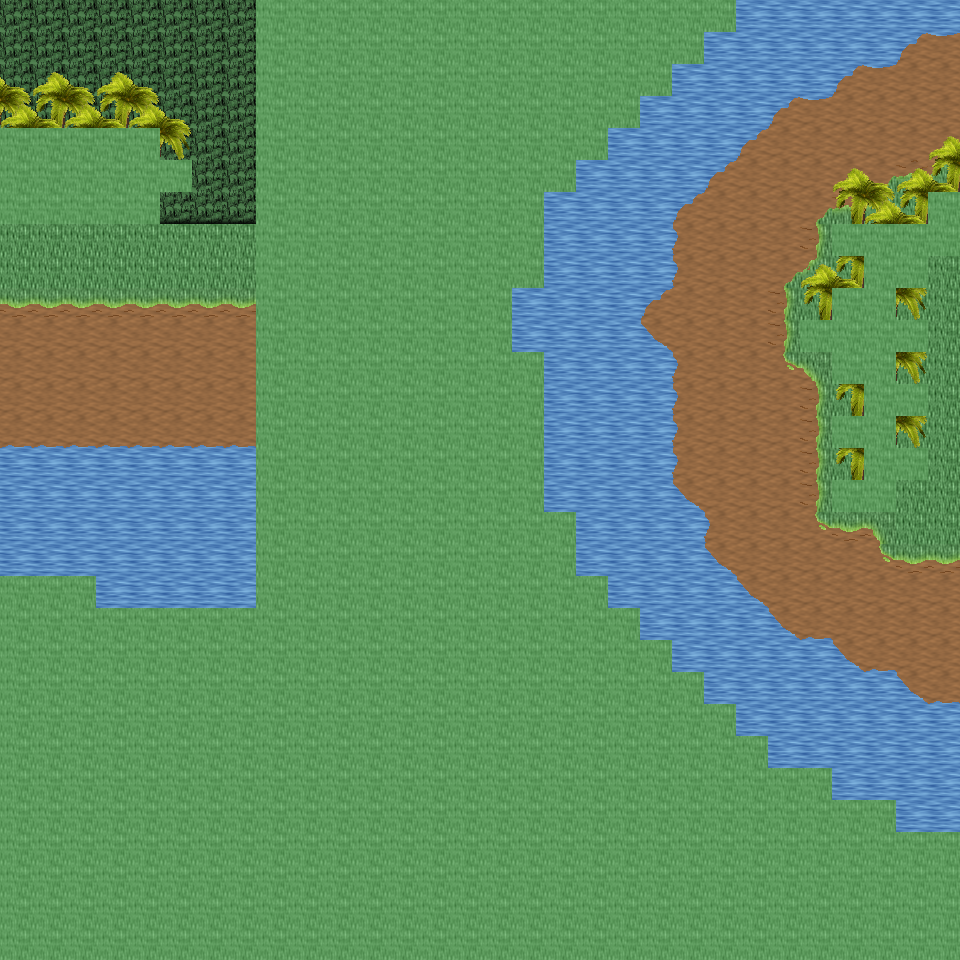

Below is a game level as drawn by its tile map, then a one-line description and the .tmx that defines it (tile-layer data replaced by summaries):
An orthogonal 30x30 tile map with 32x32 px tiles, 6 tile layers (Ground, Object, Object2, Above, ...), 23 tilesets and 4 objects (4x mapExit).

<map version="1.0" orientation="orthogonal" renderorder="right-down" width="30" height="30" tilewidth="32" tileheight="32" nextobjectid="5">
  <tileset firstgid="1" name="tileset_ground_ground" tilewidth="32" tileheight="32" tilecount="33" columns="3">
    <image source="../drawable/tileset_ground_ground.png" width="96" height="352" />
  </tileset>
  <tileset firstgid="34" name="tileset_ground_water_pool" tilewidth="32" tileheight="32" tilecount="72" columns="3">
    <image source="../drawable/tileset_ground_water_pool.png" width="96" height="768" />
  </tileset>
  <tileset firstgid="106" name="tileset_ground_water_pool_corners" tilewidth="32" tileheight="32" tilecount="72" columns="3">
    <image source="../drawable/tileset_ground_water_pool_corners.png" width="96" height="768" />
  </tileset>
  <tileset firstgid="178" name="tileset_ground_grass_edges" tilewidth="32" tileheight="32" tilecount="36" columns="12">
    <image source="../drawable/tileset_ground_grass_edges.png" width="384" height="96" />
  </tileset>
  <tileset firstgid="214" name="tileset_ground_grass_corners" tilewidth="32" tileheight="32" tilecount="24" columns="6">
    <image source="../drawable/tileset_ground_grass_corners.png" width="192" height="128" />
  </tileset>
  <tileset firstgid="238" name="tileset_plant_tree_palm_tree" tilewidth="32" tileheight="32" tilecount="6" columns="2">
    <image source="../drawable/tileset_plant_tree_palm_tree.png" width="64" height="96" />
  </tileset>
  <tileset firstgid="244" name="tileset_logic_creature_animal" tilewidth="32" tileheight="32" tilecount="32" columns="8">
    <image source="../drawable/tileset_logic_creature_animal.png" width="256" height="128" />
  </tileset>
  <tileset firstgid="276" name="tileset_logic_collision" tilewidth="32" tileheight="32" tilecount="1" columns="1">
    <image source="../drawable/tileset_logic_collision.png" width="32" height="32" />
  </tileset>
  <tileset firstgid="277" name="tileset_plant_bush_various_small" tilewidth="32" tileheight="32" tilecount="9" columns="3">
    <image source="../drawable/tileset_plant_bush_various_small.png" width="96" height="96" />
  </tileset>
  <tileset firstgid="286" name="tileset_item_corpse_huge_animal" tilewidth="32" tileheight="32" tilecount="16" columns="2">
    <image source="../drawable/tileset_item_corpse_huge_animal.png" width="64" height="256" />
  </tileset>
  <tileset firstgid="302" name="tileset_object_tent" tilewidth="32" tileheight="32" tilecount="9" columns="3">
    <image source="../drawable/tileset_object_tent.png" width="96" height="96" />
  </tileset>
  <tileset firstgid="311" name="tileset_furniture_light_iron_lamp" tilewidth="32" tileheight="32" tilecount="3" columns="1">
    <image source="../drawable/tileset_furniture_light_iron_lamp.png" width="32" height="96" />
  </tileset>
  <tileset firstgid="314" name="tileset_furniture_light_flames" tilewidth="32" tileheight="32" tilecount="6" columns="6">
    <image source="../drawable/tileset_furniture_light_flames.png" width="192" height="32" />
  </tileset>
  <tileset firstgid="320" name="tileset_logic_creature_amazon" tilewidth="32" tileheight="32" tilecount="16" columns="8">
    <image source="../drawable/tileset_logic_creature_amazon.png" width="256" height="64" />
  </tileset>
  <tileset firstgid="336" name="tileset_logic_item_fruits" tilewidth="32" tileheight="32" tilecount="16" columns="8">
    <image source="../drawable/tileset_logic_item_fruits.png" width="256" height="64" />
  </tileset>
  <tileset firstgid="352" name="tileset_plant_pineapple_plant" tilewidth="32" tileheight="32" tilecount="6" columns="2">
    <image source="../drawable/tileset_plant_pineapple_plant.png" width="64" height="96" />
  </tileset>
  <tileset firstgid="358" name="tileset_ground_grass_2" tilewidth="32" tileheight="32" tilecount="21" columns="3">
    <image source="../drawable/tileset_ground_grass_2.png" width="96" height="224" />
  </tileset>
  <tileset firstgid="379" name="tileset_light_dim_yellow_light_7x5" tilewidth="32" tileheight="32" tilecount="35" columns="7">
    <image source="../drawable/tileset_light_dim_yellow_light_7x5.png" width="224" height="160" />
  </tileset>
  <tileset firstgid="414" name="tileset_light_yellow_light_5x5" tilewidth="32" tileheight="32" tilecount="25" columns="5">
    <image source="../drawable/tileset_light_yellow_light_5x5.png" width="160" height="160" />
  </tileset>
  <tileset firstgid="439" name="tileset_building_huts" tilewidth="32" tileheight="32" tilecount="338" columns="26">
    <image source="../drawable/tileset_building_huts.png" width="832" height="416" />
  </tileset>
  <tileset firstgid="777" name="tileset_item_firewood" tilewidth="32" tileheight="32" tilecount="12" columns="3">
    <image source="../drawable/tileset_item_firewood.png" width="96" height="128" />
  </tileset>
  <tileset firstgid="789" name="tileset_logic_creature_spider" tilewidth="32" tileheight="32" tilecount="3" columns="3">
    <image source="../drawable/tileset_logic_creature_spider.png" width="96" height="32" />
  </tileset>
  <tileset firstgid="792" name="tileset_logic_creature_reptile" tilewidth="32" tileheight="32" tilecount="7" columns="7">
    <image source="../drawable/tileset_logic_creature_reptile.png" width="224" height="32" />
  </tileset>
  <layer name="Ground" width="30" height="30">
    <data>[900 cells, 900 non-empty, 11 distinct tile ids]</data>
  </layer>
  <layer name="Object" width="30" height="30">
    <data>[900 cells, 106 non-empty, 15 distinct tile ids]</data>
  </layer>
  <layer name="Object2" width="30" height="30">
    <data>[900 cells, 22 non-empty, 2 distinct tile ids]</data>
  </layer>
  <layer name="Above" width="30" height="30">
    <data>[900 cells, 47 non-empty, 4 distinct tile ids]</data>
  </layer>
  <layer name="Above2" width="30" height="30">
    <data>[900 cells, 9 non-empty, 2 distinct tile ids]</data>
  </layer>
  <layer name="Walkable" width="30" height="30">
    <data>[900 cells, 520 non-empty, 1 distinct tile ids]</data>
  </layer>
  <objectgroup name="MapEvents">
    <object id="1" name="north" type="mapExit" x="0" y="0" width="256" height="32">
      <properties>
        <property name="map" value="level_0_x260_y27" />
        <property name="x" value="0" />
        <property name="y" value="28" />
      </properties>
    </object>
    <object id="2" name="north2" type="mapExit" x="736" y="0" width="224" height="32">
      <properties>
        <property name="map" value="level_0_x260_y27" />
        <property name="x" value="23" />
        <property name="y" value="28" />
      </properties>
    </object>
    <object id="3" name="west" type="mapExit" x="0" y="0" width="32" height="128">
      <properties>
        <property name="map" value="level_0_x259_y28" />
        <property name="x" value="28" />
        <property name="y" value="0" />
      </properties>
    </object>
    <object id="4" name="west2" type="mapExit" x="0" y="224" width="32" height="352">
      <properties>
        <property name="map" value="level_0_x259_y28" />
        <property name="x" value="28" />
        <property name="y" value="7" />
      </properties>
    </object>
  </objectgroup>
</map>
